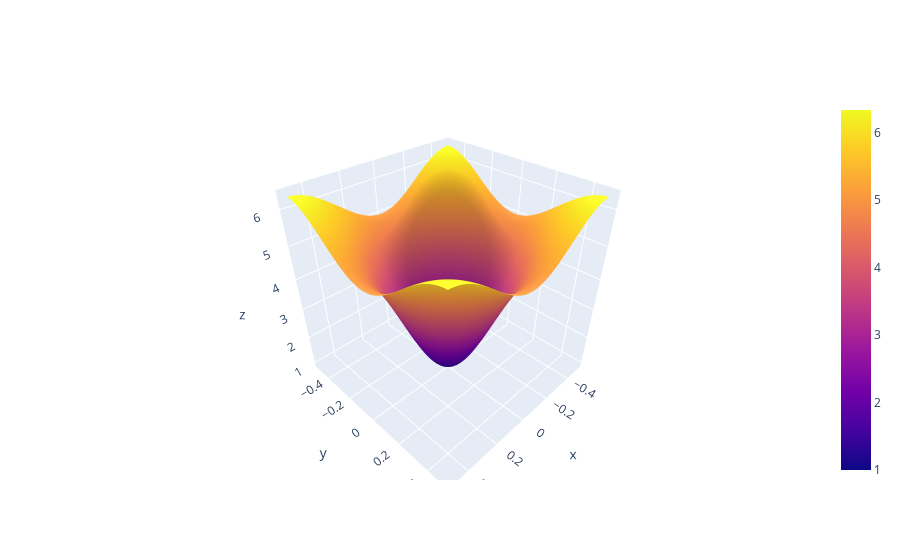

Notebook source saved alongside this figure:
### Markdown cell above
From [fspecial docs](http://www.ece.northwestern.edu/local-apps/matlabhelp/toolbox/images/fspecial.html):

fspecial creates unsharp filters using:

![fspecial-unsharp](notebook-images/fspecial-unsharp.gif)

When not passing the $\alpha$ parameter, its default value is $\frac{1}{5}$


fspecial("disk") returns a circular averaging filter (pillbox) within the square matrix of side 2*radius+1. The default radius is 5.

### Code cell
#Codigo para ex1.m

import numpy as np
import plotly.graph_objects as go # We use plotly to get a nice 3d image of the filter spectrum
import matplotlib.pyplot as plt
import scipy.fft as fft
from scipy.signal import convolve2d

# Function that simulates Matlab's fspecial function behaviour
def fspecial(filter_type, radius=5, alpha=0.2): 
	if (filter_type == "disk"):
		r=radius
		[y,x] = np.ogrid[-r:r+1, -r:r+1]
		disk = x**2+y**2 <= r**2
		disk = disk.astype(float)
		sumdisk=disk.sum()
		if sumdisk!=0:
			disk/=sumdisk
		h = disk
	elif (filter_type == "unsharp"):
		a=alpha
		h = 1/(a+1) * np.array([[-a, a-1, -a], [a-1, a+5, a-1], [-a, a-1, -a]])
	return h

# Function that simulates Matlab's conv2 function behaviour (The rotations are to get exact conv2 behaviour)
def conv2(img, h, mode="same"):
	return np.rot90(convolve2d(np.rot90(img,2), np.rot90(h, 2), mode=mode), 2)

# The three options found in ex1.m
#h = np.array([[0, 1/6, 0], [1/6, 1/3, 1/6], [0, 1/6, 0]])
#h = fspecial("disk")
h = fspecial("unsharp")

# Code that simulates the freqz2 Matlab function by transforming the filter coeficients using N=128
# Shifting that transformation to the origin and showing it on a nice graph
N = 256
H = fft.fftshift(fft.fft2(h, [N, N]))
f = fft.fftshift(fft.fftfreq(N))
fig = go.Figure(data=[go.Surface(x=f, y=f, z=np.abs(H))])
fig.show()

# We create a 256x256 image and make it an unit impulse image by setting the central pixel to 1
big = np.zeros((N, N))
big[int(N/2 - 1), int(N/2 - 1)] = 1


# We then use our defined conv2 function to convolute the filter's coeficients with the image
h1 = conv2(big, h)

# Now we can see the resulting image spectrum using fft2
S = fft.fft2(h1)
SM = np.absolute(S)

# And we plot the image spectrum shifted to the origin
plt.imshow(fft.fftshift(SM/np.amax(SM)))
plt.show()

#Lastly, we can use logarithmic scale to get a better understanding of the spectrum
IMd = np.log(1 + np.absolute(SM))
plt.imshow(fft.fftshift(IMd/np.amax(IMd)))
plt.show()

### Figure 1 — Plotly figure (JSON) as saved in the notebook; plotly's stock layout.template omitted (floating-point values rounded to 4 significant figures; data arrays with more than 128 entries replaced by an {"elided": "..."} marker saying what was removed)
{"data": [{"type": "surface", "x": {"elided": "256 float values"}, "y": {"elided": "256 float values"}, "z": {"elided": "256x256 float values"}}], "layout": {}}
